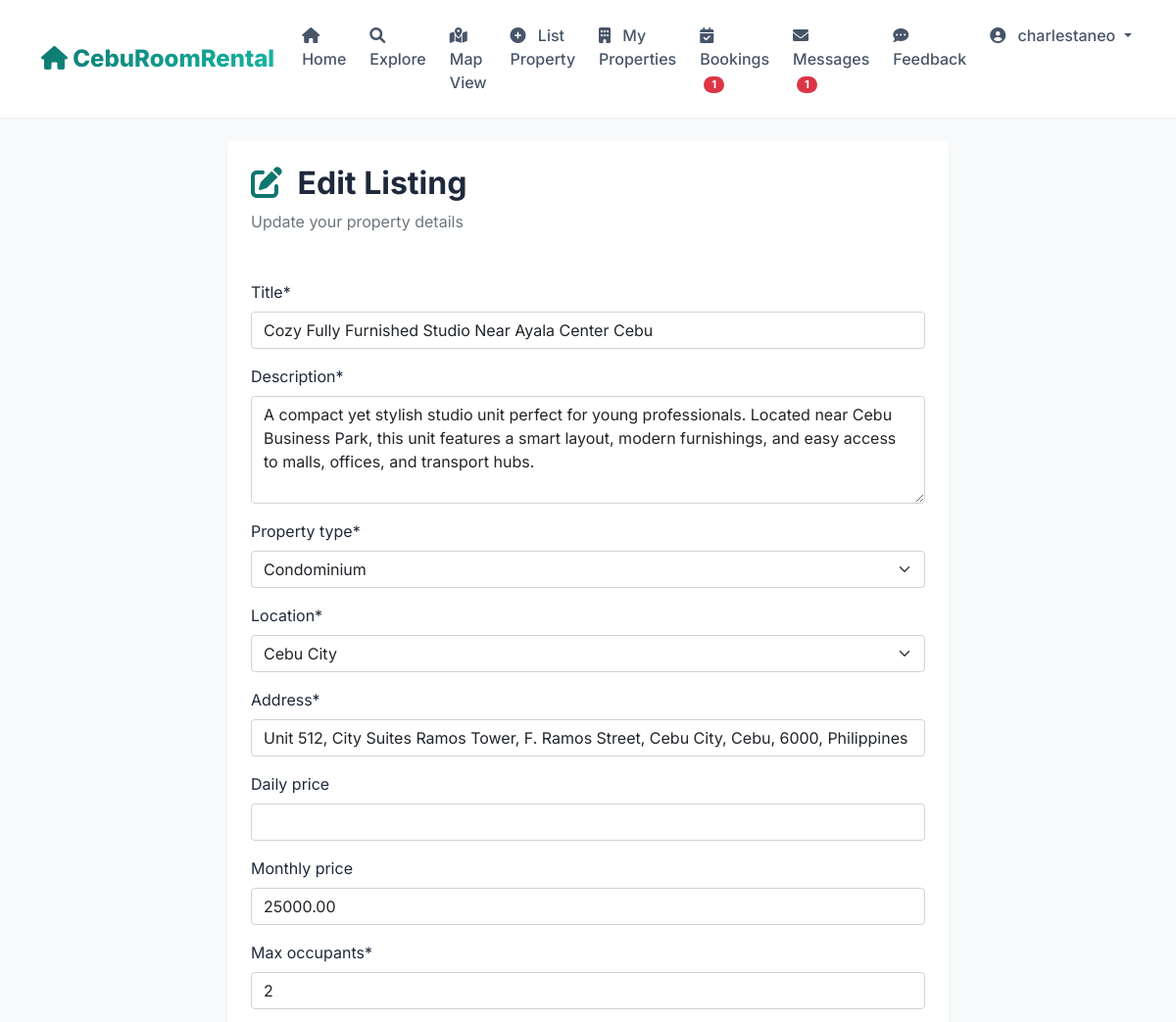
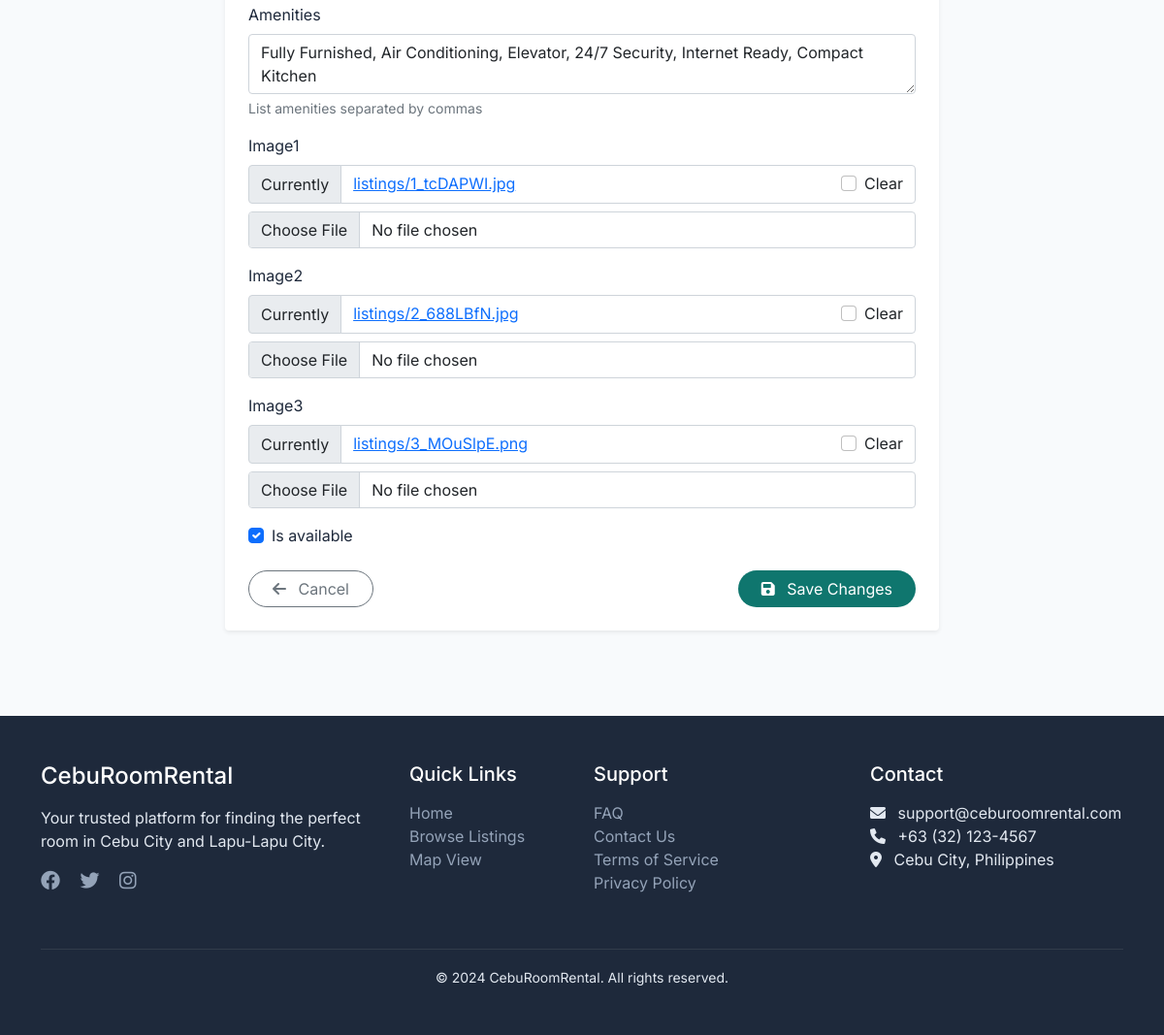
/edit/3/ (signed in), run on the app's committed database (2 pictures, top to bottom).
### rentals/models.py (models this page shows, shortened)
class Listing(models.Model):
    PROPERTY_TYPES = [
        ('boarding', 'Boarding House'),
        ('apartment', 'Apartment'),
        ('condo', 'Condominium'),
        ('dorm', 'Dormitory'),
        ('airbnb', 'Airbnb'),
    ]
    LOCATIONS = [
        ('cebu_city', 'Cebu City'),
        ('lapulapu', 'Lapu-Lapu City'),
        ('mandaue', 'Mandaue City'),
        ('talisay', 'Talisay City'),
        ('naga', 'Naga City'),
        ('carcar', 'Carcar City'),
        ('toledo', 'Toledo City'),
    ]
    title = models.CharField(max_length=200)
    description = models.TextField()
    property_type = models.CharField(max_length=20, choices=PROPERTY_TYPES)
    location = models.CharField(max_length=20, choices=LOCATIONS)
    address = models.CharField(max_length=500)
    daily_price = models.DecimalField(max_digits=10, decimal_places=2, null=True, blank=True)
    monthly_price = models.DecimalField(max_digits=10, decimal_places=2, null=True, blank=True)
    max_occupants = models.IntegerField()
    amenities = models.TextField(blank=True, help_text="List amenities separated by commas")
    image1 = models.ImageField(upload_to='listings/', blank=True, null=True)
    image2 = models.ImageField(upload_to='listings/', blank=True, null=True)
    image3 = models.ImageField(upload_to='listings/', blank=True, null=True)
    owner = models.ForeignKey(User, on_delete=models.CASCADE, related_name='listings')
    created_at = models.DateTimeField(auto_now_add=True)
    is_available = models.BooleanField(default=True)

### rentals/views.py (the view)
# urls.py: path('edit/<int:pk>/', views.edit_listing, name='edit_listing'),
@login_required
def edit_listing(request, pk):
    listing = get_object_or_404(Listing, pk=pk, owner=request.user)
    if request.method == 'POST':
        form = ListingForm(request.POST, request.FILES, instance=listing)
        if form.is_valid():
            form.save()
            messages.success(request, 'Listing updated!')
            return redirect('my_listings')
    else:
        form = ListingForm(instance=listing)
    return render(request, 'rentals/edit_listing.html', {'form': form, 'listing': listing})

### rentals/forms.py
class ListingForm(forms.ModelForm):
    class Meta:
        model = Listing
        fields = [
            'title', 'description', 'property_type', 'location', 'address',
            'daily_price', 'monthly_price', 'max_occupants', 'amenities',
            'image1', 'image2', 'image3', 'is_available'
        ]
        widgets = {
            'description': forms.Textarea(attrs={'rows': 4}),
            'amenities': forms.Textarea(attrs={'rows': 2, 'placeholder': 'WiFi, Aircon, Parking, etc.'}),
            'address': forms.TextInput(attrs={'placeholder': 'Complete street address'}),
        }

### rentals/context_processors.py (called while the page is built)
def notification_counts(request):
    context = {
        'booking_notification_count': 0,
        'message_notification_count': 0,
    }
    if request.user.is_authenticated:
        message_count = Message.objects.filter(
            receiver=request.user,
            is_read=False
        ).count()
        context['message_notification_count'] = message_count
        if hasattr(request.user, 'profile') and request.user.profile.user_type == 'tenant':
            booking_count = Booking.objects.filter(
                listing__owner=request.user,
                status='pending'
            ).count()
            context['booking_notification_count'] = booking_count
    return context

### templates/rentals/edit_listing.html (shortened to what this page needs)
{% extends 'base.html' %}
{% load crispy_forms_tags %}
{% block content %}
<div class="container py-4">
    <div class="row justify-content-center">
        <div class="col-lg-8">
            <div class="card border-0 shadow-sm rounded-4">
                <div class="card-header bg-white border-0 pt-4 px-4">
                    <h2 class="fw-bold mb-0">
                        <i class="fas fa-edit text-teal me-2"></i> Edit Listing
                    </h2>
                    <p class="text-muted mt-2">Update your property details</p>
                </div>
                <div class="card-body p-4">
                    <form method="POST" enctype="multipart/form-data">
                        {{ form|crispy }}
                        <div class="d-flex justify-content-between mt-4">
                            <a href="{% url 'my_listings' %}" class="btn btn-outline-secondary rounded-pill px-4">
                                <i class="fas fa-arrow-left me-2"></i> Cancel
                            </a>
                            <button type="submit" class="btn btn-teal rounded-pill px-4">
                                <i class="fas fa-save me-2"></i> Save Changes
                            </button>
                        </div>
                    </form>
                </div>
            </div>
        </div>
    </div>
</div>
{% endblock %}

### templates/base.html (shortened to what this page needs)
<!DOCTYPE html>
<html lang="en">
<head>
    <link href="https://cdn.jsdelivr.net/npm/bootstrap@5.1.3/dist/css/bootstrap.min.css" rel="stylesheet">
    <link rel="stylesheet" href="https://cdnjs.cloudflare.com/ajax/libs/font-awesome/6.0.0/css/all.min.css">
</head>
<body>
    <nav class="navbar navbar-expand-lg sticky-top">
        <div class="container">
            <a class="navbar-brand" href="{% url 'home' %}">
                <i class="fas fa-home"></i> CebuRoomRental
            </a>
            <div class="collapse navbar-collapse" id="navbarNav">
                <ul class="navbar-nav ms-auto">
                    <li class="nav-item">
                        <a class="nav-link" href="{% url 'home' %}">
                            <i class="fas fa-home"></i> Home
                        </a>
                    </li>
                    <li class="nav-item">
                        <a class="nav-link" href="{% url 'listing_list' %}">
                            <i class="fas fa-search"></i> Explore
                        </a>
                    </li>
                    <li class="nav-item">
                        <a class="nav-link" href="{% url 'map' %}">
                            <i class="fas fa-map-marked-alt"></i> Map View
                        </a>
                    </li>
                    {% if user.is_authenticated %}
                        {% if user.profile.user_type == 'tenant' %}
                            <li class="nav-item">
                                <a class="nav-link" href="{% url 'create_listing' %}">
                                    <i class="fas fa-plus-circle"></i> List Property
                                </a>
                            </li>
                            <li class="nav-item">
                                <a class="nav-link" href="{% url 'my_listings' %}">
                                    <i class="fas fa-building"></i> My Properties
                                </a>
                            </li>
                        {% endif %}
                        <li class="nav-item">
                            <a class="nav-link" href="{% url 'my_bookings' %}">
                                <i class="fas fa-calendar-check"></i> Bookings
                                {% if booking_notification_count > 0 %}
                                    <span class="badge bg-danger rounded-pill notification-badge">{{ booking_notification_count }}</span>
                                {% endif %}
                            </a>
                        </li>
                        <li class="nav-item">
                            <a class="nav-link" href="{% url 'messages' %}">
                                <i class="fas fa-envelope"></i> Messages
                                {% if message_notification_count > 0 %}
                                    <span class="badge bg-danger rounded-pill notification-badge">{{ message_notification_count }}</span>
                                {% endif %}
                            </a>
                        </li>
                        <li class="nav-item">
                            <a class="nav-link" href="#" data-bs-toggle="modal" data-bs-target="#feedbackModal">
                                <i class="fas fa-comment-dots"></i> Feedback
                            </a>
                        </li>
                        <li class="nav-item dropdown">
                            <a class="nav-link dropdown-toggle" href="#" id="userDropdown" role="button" data-bs-toggle="dropdown">
                                <i class="fas fa-user-circle"></i> {{ user.username }}
                            </a>
                        </li>
                    {% endif %}
                </ul>
            </div>
        </div>
    </nav>
    <main>
        {% block content %}
        {% endblock %}
    </main>
    <footer class="footer">
        <div class="container">
            <div class="row">
                <div class="col-md-4 mb-4">
                    <h4 class="text-white mb-3">CebuRoomRental</h4>
                    <p>Your trusted platform for finding the perfect room in Cebu City and Lapu-Lapu City.</p>
                    <div class="mt-3">
                        <a href="#" class="me-3"><i class="fab fa-facebook fa-lg"></i></a>
                        <a href="#" class="me-3"><i class="fab fa-twitter fa-lg"></i></a>
                        <a href="#" class="me-3"><i class="fab fa-instagram fa-lg"></i></a>
                    </div>
                </div>
                <div class="col-md-2 mb-4">
                    <h5 class="text-white mb-3">Quick Links</h5>
                    <ul class="list-unstyled">
                        <li><a href="{% url 'home' %}">Home</a></li>
                        <li><a href="{% url 'listing_list' %}">Browse Listings</a></li>
                        <li><a href="{% url 'map' %}">Map View</a></li>
                    </ul>
                </div>
                <div class="col-md-3 mb-4">
                    <h5 class="text-white mb-3">Support</h5>
                    <ul class="list-unstyled">
                        <li><a href="#">FAQ</a></li>
                        <li><a href="#">Contact Us</a></li>
                        <li><a href="#">Terms of Service</a></li>
                        <li><a href="#">Privacy Policy</a></li>
                    </ul>
                </div>
                <div class="col-md-3 mb-4">
                    <h5 class="text-white mb-3">Contact</h5>
                    <ul class="list-unstyled">
                        <li><i class="fas fa-envelope me-2"></i> support@ceburoomrental.com</li>
                        <li><i class="fas fa-phone me-2"></i> +63 (32) 123-4567</li>
                        <li><i class="fas fa-map-marker-alt me-2"></i> Cebu City, Philippines</li>
                    </ul>
                </div>
            </div>
            <hr class="bg-secondary">
            <div class="text-center">
                <small>&copy; 2024 CebuRoomRental. All rights reserved.</small>
            </div>
        </div>
    </footer>
</body>
</html>

### templates/base.html (style rules this page uses)
* { margin: 0; padding: 0; box-sizing: border-box; }
body { font-family: 'Inter', sans-serif; background-color: #f8fafc; color: #1e293b; }
.navbar { background: rgba(255, 255, 255, 0.95); backdrop-filter: blur(10px); box-shadow: 0 1px 3px rgba(0,0,0,0.05); padding: 1rem 0; }
.navbar-brand { font-size: 1.5rem; font-weight: 800; background: linear-gradient(135deg, #0f766e 0%, #14b8a6 100%); -webkit-background-clip: text; -webkit-text-fill-color: transparent; background-clip: text; }
.nav-link { font-weight: 500; color: #475569; transition: all 0.3s ease; margin: 0 0.25rem; padding: 0.5rem 1rem; border-radius: 0.5rem; position: relative; }
.nav-link i { margin-right: 0.5rem; }
.notification-badge { font-size: 0.7rem; padding: 0.2rem 0.5rem; animation: pulse 1s infinite; margin-left: 0.25rem; }
.footer { background: #1e293b; color: #e2e8f0; padding: 3rem 0; margin-top: 4rem; }
.footer a { color: #94a3b8; text-decoration: none; transition: color 0.3s ease; }
.animate-fadeInUp { animation: fadeInUp 0.6s ease-out; }

### templates/rentals/edit_listing.html (style rules this page uses)
.text-teal { color: #0f766e; }
.btn-teal { background: #0f766e; color: white; border: none; transition: all 0.3s ease; }

### templates/rentals/feedback_modal.html (style rules this page uses)
.btn-teal { background: #0f766e; color: white; border: none; transition: all 0.3s ease; }

### data on the page
Listing: title "Cozy Fully Furnished Studio Near Ayala Center Cebu", description "A compact yet stylish studio unit perfect for young professionals. Located near Cebu Business Park, this unit features a smart layout, modern furnishings, and easy access to malls, offices, and transport hubs.", property_type "Condominium", location "Cebu City", address "Unit 512, City Suites Ramos Tower, F. Ramos Street, Cebu City, Cebu, 6000, Philippines", monthly_price "25000.00", max_occupants "2", amenities "Fully Furnished, Air Conditioning, Elevator, 24/7 Security, Internet Ready, Compact Kitchen", is_available "☑"

### other printed values
{{ booking_notification_count }} "1"
{{ message_notification_count }} "1"
{{ user.username }} "charlestaneo"
